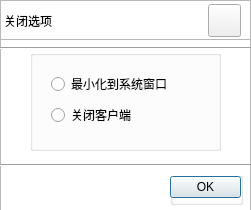
<?xml version="1.0" encoding="UTF-8"?>
<ui version="4.0">
 <class>QCloseDlg</class>
 <widget class="QDialog" name="QCloseDlg">
  <property name="geometry">
   <rect>
    <x>0</x>
    <y>0</y>
    <width>251</width>
    <height>210</height>
   </rect>
  </property>
  <property name="windowTitle">
   <string>QCloseDlg</string>
  </property>
  <widget class="QGraphicsView" name="BackGraphic">
   <property name="geometry">
    <rect>
     <x>0</x>
     <y>0</y>
     <width>251</width>
     <height>221</height>
    </rect>
   </property>
   <property name="styleSheet">
    <string notr="true">border-image: url(:/QPureMusic/Resources/backdown.png);</string>
   </property>
  </widget>
  <widget class="Line" name="MenuLine">
   <property name="geometry">
    <rect>
     <x>0</x>
     <y>40</y>
     <width>251</width>
     <height>16</height>
    </rect>
   </property>
   <property name="orientation">
    <enum>Qt::Horizontal</enum>
   </property>
  </widget>
  <widget class="QGroupBox" name="CloseRadioGroupBox">
   <property name="enabled">
    <bool>true</bool>
   </property>
   <property name="geometry">
    <rect>
     <x>30</x>
     <y>50</y>
     <width>191</width>
     <height>101</height>
    </rect>
   </property>
   <property name="mouseTracking">
    <bool>false</bool>
   </property>
   <property name="acceptDrops">
    <bool>false</bool>
   </property>
   <property name="layoutDirection">
    <enum>Qt::LeftToRight</enum>
   </property>
   <property name="styleSheet">
    <string notr="true"/>
   </property>
   <widget class="QWidget" name="layoutWidget_2">
    <property name="geometry">
     <rect>
      <x>10</x>
      <y>10</y>
      <width>171</width>
      <height>81</height>
     </rect>
    </property>
    <layout class="QVBoxLayout" name="CloseLayout">
     <item>
      <widget class="QRadioButton" name="MinRadio">
       <property name="styleSheet">
        <string notr="true">font: 75 11pt &quot;黑体&quot;;</string>
       </property>
       <property name="text">
        <string>最小化到系统窗口</string>
       </property>
      </widget>
     </item>
     <item>
      <widget class="QRadioButton" name="CloseRadio">
       <property name="styleSheet">
        <string notr="true">font: 75 11pt &quot;黑体&quot;;</string>
       </property>
       <property name="text">
        <string>关闭客户端</string>
       </property>
      </widget>
     </item>
    </layout>
   </widget>
  </widget>
  <widget class="QGroupBox" name="OkBtnGroupBox">
   <property name="geometry">
    <rect>
     <x>170</x>
     <y>172</y>
     <width>73</width>
     <height>33</height>
    </rect>
   </property>
   <property name="styleSheet">
    <string notr="true"/>
   </property>
   <widget class="QDialogButtonBox" name="OKButton">
    <property name="geometry">
     <rect>
      <x>0</x>
      <y>0</y>
      <width>71</width>
      <height>31</height>
     </rect>
    </property>
    <property name="standardButtons">
     <set>QDialogButtonBox::Ok</set>
    </property>
   </widget>
  </widget>
  <widget class="QLabel" name="MenuLabel">
   <property name="geometry">
    <rect>
     <x>4</x>
     <y>5</y>
     <width>101</width>
     <height>31</height>
    </rect>
   </property>
   <property name="styleSheet">
    <string notr="true">font: 75 11pt &quot;黑体&quot;;</string>
   </property>
   <property name="frameShape">
    <enum>QFrame::NoFrame</enum>
   </property>
   <property name="frameShadow">
    <enum>QFrame::Plain</enum>
   </property>
   <property name="text">
    <string>关闭选项</string>
   </property>
  </widget>
  <widget class="Line" name="OKLine">
   <property name="geometry">
    <rect>
     <x>0</x>
     <y>155</y>
     <width>251</width>
     <height>21</height>
    </rect>
   </property>
   <property name="orientation">
    <enum>Qt::Horizontal</enum>
   </property>
  </widget>
  <widget class="QMyGraphicsView" name="MenuGraphic">
   <property name="geometry">
    <rect>
     <x>0</x>
     <y>0</y>
     <width>251</width>
     <height>40</height>
    </rect>
   </property>
   <property name="styleSheet">
    <string notr="true">border-image: url(:/QPureMusic/Resources/backdown.png);</string>
   </property>
  </widget>
  <widget class="QGroupBox" name="CloseGroupBox">
   <property name="geometry">
    <rect>
     <x>208</x>
     <y>4</y>
     <width>33</width>
     <height>33</height>
    </rect>
   </property>
   <widget class="QPushButton" name="CLCloseButton">
    <property name="geometry">
     <rect>
      <x>0</x>
      <y>0</y>
      <width>33</width>
      <height>33</height>
     </rect>
    </property>
    <property name="styleSheet">
     <string notr="true"/>
    </property>
    <property name="text">
     <string/>
    </property>
   </widget>
  </widget>
  <zorder>BackGraphic</zorder>
  <zorder>MenuGraphic</zorder>
  <zorder>MenuLine</zorder>
  <zorder>CloseRadioGroupBox</zorder>
  <zorder>OkBtnGroupBox</zorder>
  <zorder>MenuLabel</zorder>
  <zorder>OKLine</zorder>
  <zorder>CloseGroupBox</zorder>
 </widget>
 <layoutdefault spacing="6" margin="11"/>
 <customwidgets>
  <customwidget>
   <class>QMyGraphicsView</class>
   <extends>QGraphicsView</extends>
   <header>qmygraphicsview.h</header>
  </customwidget>
 </customwidgets>
 <resources/>
 <connections>
  <connection>
   <sender>CLCloseButton</sender>
   <signal>clicked()</signal>
   <receiver>QCloseDlg</receiver>
   <slot>accept()</slot>
   <hints>
    <hint type="sourcelabel">
     <x>216</x>
     <y>26</y>
    </hint>
    <hint type="destinationlabel">
     <x>213</x>
     <y>-63</y>
    </hint>
   </hints>
  </connection>
  <connection>
   <sender>OKButton</sender>
   <signal>clicked(QAbstractButton*)</signal>
   <receiver>QCloseDlg</receiver>
   <slot>on_okBtnClick(QAbstractButton*)</slot>
   <hints>
    <hint type="sourcelabel">
     <x>200</x>
     <y>185</y>
    </hint>
    <hint type="destinationlabel">
     <x>198</x>
     <y>236</y>
    </hint>
   </hints>
  </connection>
 </connections>
 <slots>
  <slot>on_okBtnClick(QAbstractButton*)</slot>
 </slots>
</ui>
